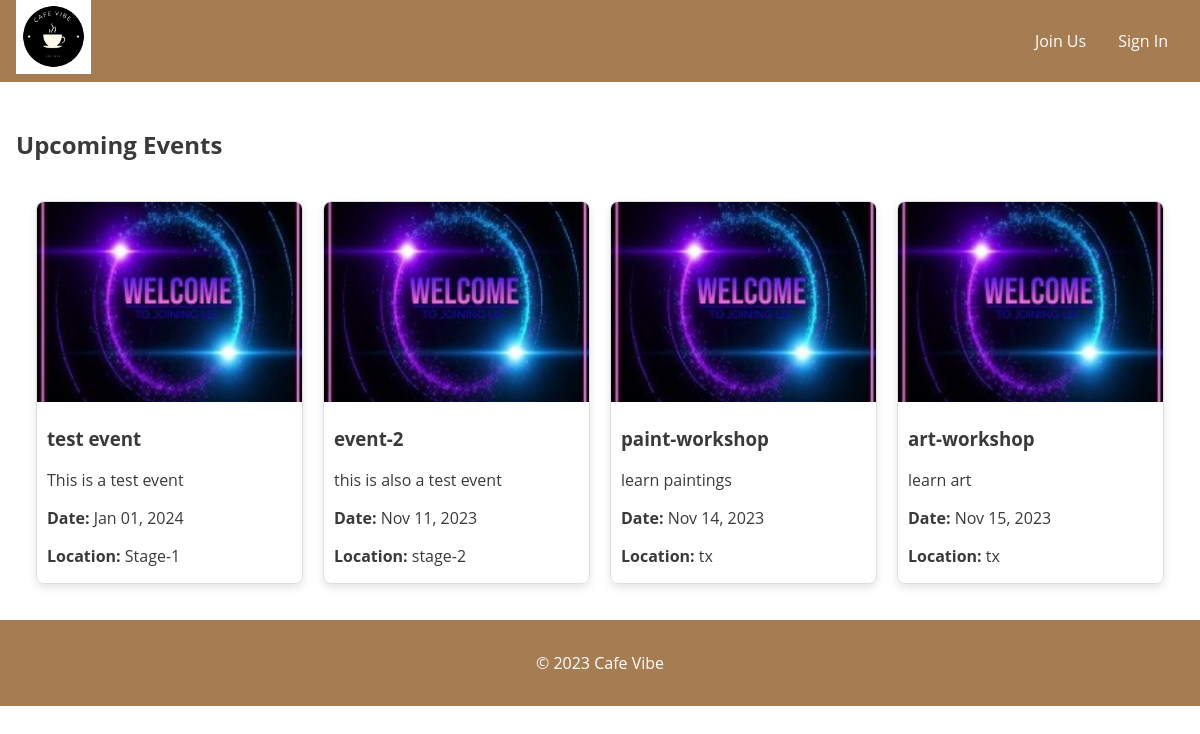
The app's page /event_list with its own data.
### users/models.py (models this page shows, shortened)
class Event(models.Model):
    title = models.CharField(max_length=200)
    description = models.TextField()
    date = models.DateTimeField()
    location = models.CharField(max_length=200)
    image = models.ImageField(upload_to='event_images/', default='default_event_image.jpg')
    participants = models.ManyToManyField(User, related_name='events_participants', blank=True)

### users/views.py (the view)
# urls.py: path('event_list', views.event_list, name='event_list'),
def event_list(request):
    events = Event.objects.all()
    return render(request, 'event_list.html', {'events': events})

### cafe_event_managment/context_processors.py (called while the page is built)
def is_organiser(request):
    is_organiser = False
    if request.user.is_authenticated:
        is_organiser = Group.objects.filter(name='organisers', user=request.user).exists()
    return {'is_organiser': is_organiser}

### users/templates/event_list.html (shortened to what this page needs)
{% extends 'base.html' %}
{% block content %}
  <h2>Upcoming Events</h2>
  <div class="event-grid">
    {% for event in events %}
      <div class="event-tile">
        <img src="{{ event.image.url }}" alt="{{ event.title }}" class="event-image">
        <h3>{{ event.title }}</h3>
        <p>{{ event.description|truncatewords:20 }}</p>
        <p><strong>Date:</strong> {{ event.date|date:"M d, Y" }}</p>
        <p><strong>Location:</strong> {{ event.location }}</p>
      </div>
    {% endfor %}
  </div>
{% endblock %}

### users/templates/base.html (shortened to what this page needs)
<!DOCTYPE html>
<html>
  <head>
    {% load static %}
    <link rel="stylesheet" type="text/css" href="{% static 'styles.css' %}">
  </head>
  <body>
    <header>
      <h1>
        <a href="javascript:void(0)" onclick="toggleNav()">
          <img src="{% static 'cafelogo.png' %}" alt="Cafe Events Logo" height="75">
      </a>
      </h1>
      <nav>
        <ul>
          {% if user.is_authenticated %}
            <ul class="navbar-nav ml-auto">
              <li>Welcome, {{ user.get_full_name }}!</li>
            </li>
              <li class="nav-item">
                <a class="nav-link" href="{% url 'event_list' %}">Upcoming Events</a>
              </li>
              {% if is_organiser %}
                <li class="nav-item">
                  <a class="nav-link" href="{% url 'create_event' %}">Host an Event</a>
                </li>
              {% endif %}
              <li class="nav-item">
                <form method="POST" action="{% url 'logout' %}">
                  {% csrf_token %}
                  <button class="btn btn-link nav-link" type="submit">Logout</button>
                </form>
              </li>
            </ul>
          {% else %}
            <ul class="navbar-nav ml-auto">
              <li class="nav-item">
                <a class="nav-link" href="{% url 'register' %}">Join Us</a>
              </li>
              <li class="nav-item">
                <a class="nav-link" href="{% url 'login' %}">Sign In</a>
              </li>
            </ul>
          {% endif %}
        </ul>
      </nav>
    </header>
    <main>
      {% block content %}
      {% endblock %}
    </main>
    <footer>
      <p>&copy; 2023 Cafe Vibe</p>
    </footer>
  </body>
</html>

### static/styles.css (style rules this page uses)
body { margin: 0; padding: 0; font-family: 'Open Sans', sans-serif; color: #3a3a3a; }
header { background-color: #a67c52; color: #fff; padding: 1em; display: flex; justify-content: space-between; align-items: center; height: 50px; }
nav ul { list-style: none; margin: 0; padding: 0; display: flex; justify-content: space-between; align-items: center; }
nav li { margin: 0 1em; }
nav a { color: #fff; text-decoration: none; }
main { padding: 1em; }
footer { background-color: #a67c52; color: white; padding: 1em; text-align: center; }
.event-grid { display: grid; grid-template-columns: repeat(auto-fill, minmax(250px, 1fr)); gap: 20px; padding: 20px; }
.event-tile { border: 1px solid #ddd; border-radius: 8px; overflow: hidden; box-shadow: 0 4px 8px rgba(0,0,0,0.1); }
.event-image { width: 100%; height: 200px; object-fit: cover; }
.event-tile h3, .event-tile p { padding: 0 10px; }

### records on screen
Event: image (placeholder picture), title "test event", description "This is a test event", date "Jan 01, 2024", location "Stage-1"
Event: image (placeholder picture), title "event-2", description "this is also a test event", date "Nov 11, 2023", location "stage-2"
Event: image (placeholder picture), title "paint-workshop", description "learn paintings", date "Nov 14, 2023", location "tx"
Event: image (placeholder picture), title "art-workshop", description "learn art", date "Nov 15, 2023", location "tx"
